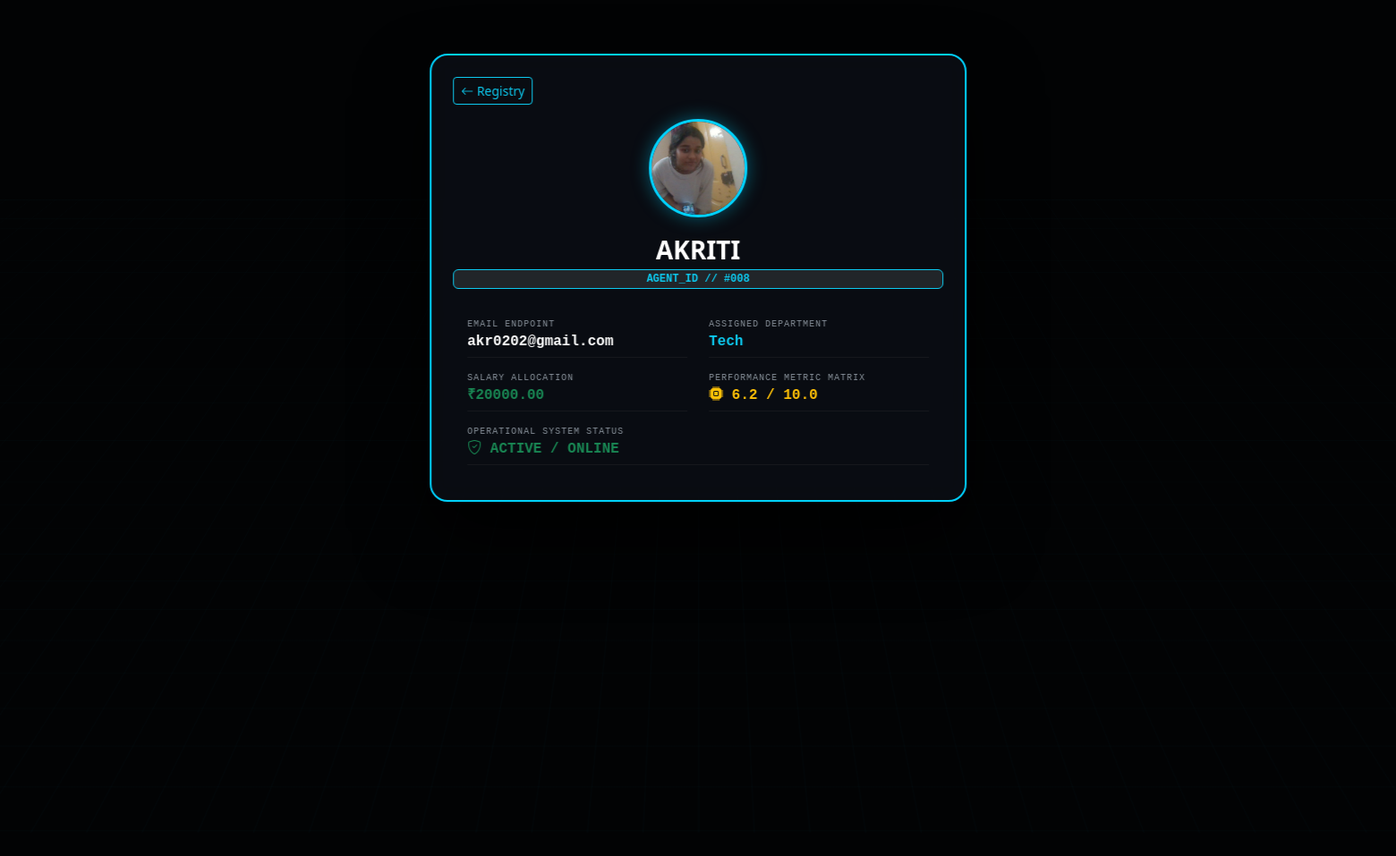
The app's page /profile/8/ (signed in) with its own data.
### employees/models.py (models this page shows, shortened)
class Employee(models.Model):
    name = models.CharField(max_length=100)
    email = models.EmailField()
    department = models.CharField(max_length=100)
    salary = models.DecimalField(decimal_places=2, max_digits=10)
    performance_score = models.FloatField(default=5.0)
    attrition = models.BooleanField(default=False)
    is_deleted = models.BooleanField(default=False)
    profile_pic = models.ImageField(upload_to='profile_pics/', null=True, blank=True)

### employees/views.py (the view)
# urls.py: path('profile/<int:pk>/', views.employee_profile, name='employee_profile'),
@login_required
def employee_profile(request, pk):
    employee = get_object_or_404(Employee, pk=pk)
    return render(request, 'employees/employee_profile.html', {'employee': employee})

### employees/templates/employees/employee_profile.html (shortened to what this page needs)
<!DOCTYPE html>
<html lang="en">
<head>
    <link href="https://cdn.jsdelivr.net/npm/bootstrap@5.3.0/dist/css/bootstrap.min.css" rel="stylesheet">
    <link href="https://cdn.jsdelivr.net/npm/bootstrap-icons@1.11.0/font/bootstrap-icons.css" rel="stylesheet">
</head>
<body>
<div class="grid-overlay"></div>
<div class="container" style="position: relative; z-index: 1;">
    <div class="card profile-card p-4 text-center">
        <div class="text-start mb-3">
            <a href="/employees/" class="btn btn-outline-info btn-sm"><i class="bi bi-arrow-left"></i> Registry</a>
        </div>
        <div class="avatar-frame">
            {% if employee.profile_pic %}
                <img src="{{ employee.profile_pic.url }}" alt="Profile Pic">
            {% else %}
                <i class="bi bi-person-bounding-box"></i>
            {% endif %}
        </div>
        <h3 class="fw-bold tracking-wide mb-1 text-uppercase text-white">{{ employee.name }}</h3>
        <span class="badge bg-dark border border-info text-info font-monospace mb-4">AGENT_ID // #00{{ employee.id }}</span>
        <div class="row text-start mt-2 px-3">
            <div class="col-md-6">
                <div class="data-label">Email Endpoint</div>
                <div class="data-value">{{ employee.email }}</div>
            </div>
            <div class="col-md-6">
                <div class="data-label">Assigned Department</div>
                <div class="data-value text-info">{{ employee.department }}</div>
            </div>
            <div class="col-md-6">
                <div class="data-label">Salary Allocation</div>
                <div class="data-value text-success">₹{{ employee.salary }}</div>
            </div>
            <div class="col-md-6">
                <div class="data-label">Performance Metric Matrix</div>
                <div class="data-value text-warning"><i class="bi bi-cpu-fill"></i> {{ employee.performance_score }} / 10.0</div>
            </div>
            <div class="col-12">
                <div class="data-label">Operational System Status</div>
                <div class="data-value">
                    {% if employee.attrition %}
                    <span class="text-danger fw-bold"><i class="bi bi-shield-slash-fill"></i> TERMINATED / LEFT NODE</span>
                    {% else %}
                    <span class="text-success fw-bold"><i class="bi bi-shield-check"></i> ACTIVE / ONLINE</span>
                    {% endif %}
                </div>
            </div>
        </div>
    </div>
</div>
</body>
</html>

### employees/templates/employees/employee_profile.html (style rules this page uses)
body { background: #020304; font-family: 'Segoe UI', Arial, sans-serif; color: #ffffff; padding: 60px 0; perspective: 1400px; }
.grid-overlay { position: fixed; top: -50%; left: -50%; width: 200%; height: 200%; background-image: linear-gradient(rgba(0, 210, 255, 0.015) 1.5px, transparent 1.5px), linear-gradient(90deg, rgba(0, 210, 255, 0.015) 1.5px, transparent 1px); background-size: 40px 40px; transform: rotateX(65deg) translateZ(-150px); pointer-events: none; z-index: 0; }
.profile-card { background: rgba(13, 17, 23, 0.75) !important; border: 2px solid #00d2ff !important; border-radius: 20px !important; backdrop-filter: blur(15px); box-shadow: 0 40px 80px rgba(0, 0, 0, 0.85); max-width: 600px; margin: 0 auto; transform: rotateY(1deg) translateZ(10px); }
.avatar-frame { width: 110px; height: 110px; border-radius: 50%; border: 3px solid #00d2ff; background: #1f242e; display: flex; align-items: center; justify-content: center; font-size: 3rem; color: #00d2ff; box-shadow: 0 0 20px rgba(0, 210, 255, 0.4); margin: 0 auto 20px auto; overflow: hidden; }
.avatar-frame img { width: 100%; height: 100%; object-fit: cover; }
.data-label { font-size: 10px; font-family: monospace; color: #8b949e; text-transform: uppercase; letter-spacing: 1px; }
.data-value { font-size: 16px; font-family: 'Courier New', Courier, monospace; color: #ffffff; font-weight: bold; margin-bottom: 15px; border-bottom: 1px solid rgba(255,255,255,0.05); padding-bottom: 5px; }

### records on screen
Employee: profile_pic (picture), name "AKRITI", id "8", email "akr0202@gmail.com", department "Tech", salary "20000.00", performance_score "6.2"
